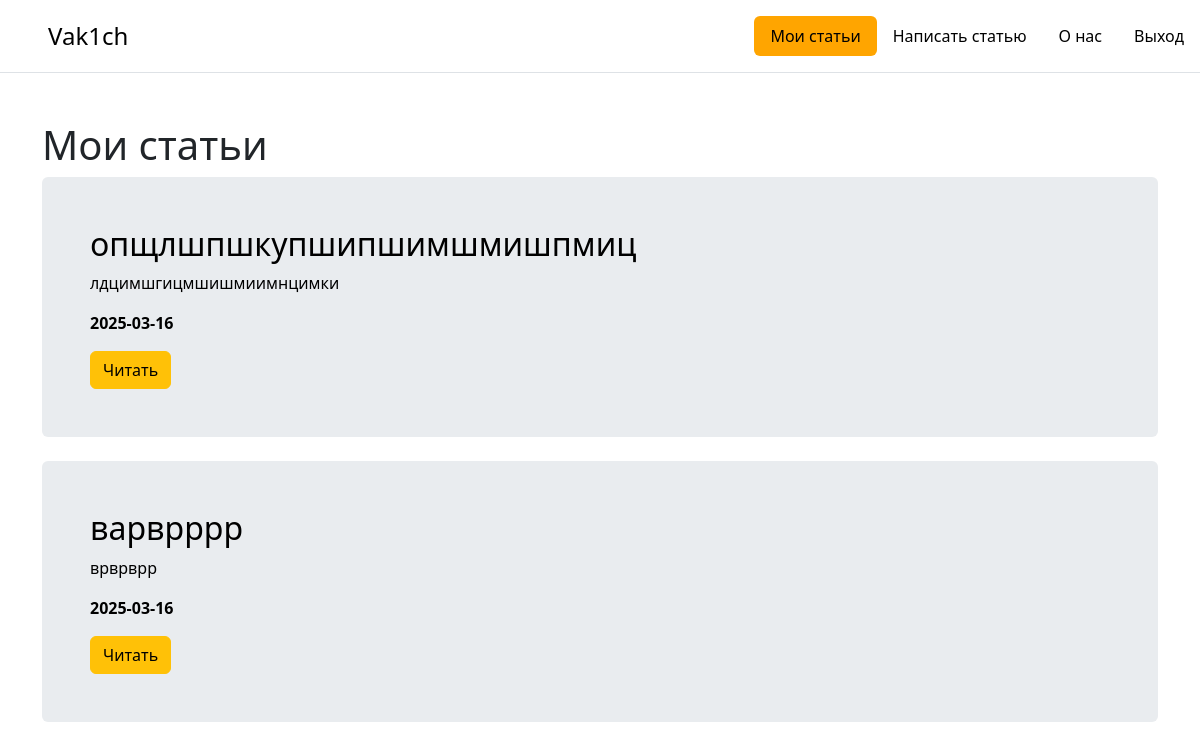
Page /posts (signed in) on the committed database.
### app.py (models this page shows, shortened)
class Article(db.Model):
    id = db.Column(db.Integer, primary_key=True)
    title = db.Column(db.String(100), nullable=False)
    intro = db.Column(db.String(300), nullable=False)
    text = db.Column(db.Text, nullable=False)
    date = db.Column(db.DateTime, default=datetime.utcnow)
    user_id = db.Column(db.Integer, db.ForeignKey('user.id'), nullable=False)
    comments = db.relationship('Comment', back_populates='article')
    user = db.relationship('User', backref='articles')

### app.py (the view)
@app.route('/posts')
@login_required
def posts():
    articles = Article.query.order_by(Article.date.desc()).all()
    return render_template("posts.html", articles=articles)

### app.py (called while the page is built)
@login_manager.user_loader
def load_user(user_id):
    return User.query.get(int(user_id))

### templates/posts.html (shortened to what this page needs)
{% extends 'base.html' %}
{% block body %}
<div class="container mt-5">
    <h1>Мои статьи</h1>
    {% set user_articles = articles | selectattr("user_id", "equalto", current_user.id) | list %}
    {% if user_articles %}
        {% for el in user_articles %}
            <div class="p-4 p-md-5 mb-4 rounded text-body-emphasis bg-body-secondary">
                <h2>{{ el.title }}</h2>
                <p>{{ el.intro }}</p>
                <p><b>{{ el.date.date() }}</b></p>
                <a href="/posts/{{ el.id }}" class="btn btn-warning">Читать</a>
            </div>
        {% endfor %}
    {% else %}
        <p>У вас пока нет статей</p>
    {% endif %}
</div>
{% endblock %}

### rows in the picture
Article: title "опщлшпшкупшипшимшмишпмиц", intro "лдцимшгицмшишмиимнцимки", date "2025-03-16"
Article: title "варврррр", intro "врврврр", date "2025-03-16"
